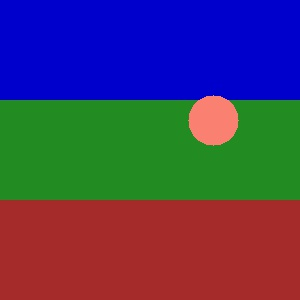
#> input picture computer_vision/PS5_export/ps05/input_images/circle/0011.jpg, 300 x 300 px
$ python experiment.py
#> lines starting #> are read from the running program, lines starting #| are printed output that depends on the picture
### computer_vision/PS5_export/ps05/ps5.py
"""
CS6476 Problem Set 5 imports. Only Numpy and cv2 are allowed.
"""
import numpy as np
import cv2


# Assignment code
class KalmanFilter(object):
    """A Kalman filter tracker"""

    def __init__(self, init_x, init_y, Q=0.45 * np.eye(4), R=0.1 * np.eye(2)):
        """Initializes the Kalman Filter

        Args:
            init_x (int or float): Initial x position.
            init_y (int or float): Initial y position.
            Q (numpy.array): Process noise array.
            R (numpy.array): Measurement noise array.
        """
        self.state = np.array([init_x, init_y, 0., 0.])  # state State vector (𝑋) with the initial 𝑥 and 𝑦 values.
        self.covariance = np.array([[1.,0.,1.,0.],  # Covariance 4x4 array (𝛴 ) initialized with a diagonal matrix with some value.
                                    [0.,1.,0.,1.],
                                    [0.,0.,1.,0.],
                                    [0.,0.,0.,1.]])
        self.Dt = np.array([[1.,0.,0.,0.],  # 4x4 state transition matrix 𝐷t
                            [0.,1.,0.,0.],
                            [0.,0.,1.,0.],
                            [0.,0.,0.,1.]])
        self.Mt = np.array([[1.0, 0., 0., 0.],  # measurement matrix 2x4 Mt
                            [0., 1.0, 0., 0.]])
        self.Q = Q  # 4x4 process noise matrix sigma Dt
        self.R = R  # 2x2 measurement noise matrix sigma Mt

    def predict(self):
        self.covariance = np.dot(np.dot(self.Dt, self.covariance), self.Dt.T) + self.Q
        self.state = np.dot(self.Dt, self.state.T).T


    def correct(self, meas_x, meas_y):
        self.Kt = np.dot(np.dot(self.covariance,self.Mt.T), np.linalg.inv((np.dot(self.Mt, np.dot(self.covariance, self.Mt.T)) + self.R)))
        self.covariance = np.dot((self.Dt - np.dot(self.Kt,self.Mt)), self.covariance)
        array_holder = np.array([meas_x, meas_y], ndmin=2)
        self.state = self.state + np.dot(self.Kt,(array_holder.T - np.dot(self.Mt, self.state.T))).T


    def process(self, measurement_x, measurement_y):
        self.predict()
        self.correct(measurement_x, measurement_y)

        return self.state[0,0], self.state[0,1]


class ParticleFilter(object):
    """A particle filter tracker.

    Encapsulating state, initialization and update methods. Refer to
    the method run_particle_filter( ) in experiment.py to understand
    how this class and methods work.
    """

    # [202 lines left out: functions __init__, get_particles, get_weights, get_error_metric, resample_particles, process and 1 more, not called in this run]

class AppearanceModelPF(ParticleFilter):
    """A variation of particle filter tracker."""

    # [12 lines left out: function __init__, not called in this run]
        # If you want to add more parameters, make sure you set a default value so that
        # your test doesn't fail the autograder because of an unknown or None value.
        #
        # The way to do it is:
        # self.some_parameter_name = kwargs.get('parameter_name', default_value)

class MDParticleFilter(AppearanceModelPF):
    """A variation of particle filter tracker that incorporates more dynamics."""

    # [115 lines left out: functions __init__, process, not called in this run]

### computer_vision/PS5_export/ps05/experiment.py
"""Problem Set 5: Object Tracking and Pedestrian Detection"""

import cv2
import ps5
import os
import numpy as np

# I/O directories
input_dir = "input_images"
output_dir = "./"

NOISE_1 = {'x': 2.5, 'y': 2.5}
NOISE_2 = {'x': 7.5, 'y': 7.5}


# Helper code
# [70 lines left out: function run_particle_filter, not called in this run]


def run_kalman_filter(kf, imgs_dir, noise, sensor, save_frames={},
                      template_loc=None):

#> called with imgs_dir = 'input_images/circle', sensor = 'matching'
    imgs_list = [f for f in os.listdir(imgs_dir)
                 if f[0] != '.' and f.endswith('.jpg')]
    imgs_list.sort()

    frame_num = 0

    if sensor == "hog":
        hog = cv2.HOGDescriptor()
        hog.setSVMDetector(cv2.HOGDescriptor_getDefaultPeopleDetector())

    elif sensor == "matching":
        frame = cv2.imread(os.path.join(imgs_dir, imgs_list[0]))
#> frame is the input picture: shape (300, 300, 3); mean B, G, R 94.9, 60.6, 71.1
        template = frame[template_loc['y']:
                         template_loc['y'] + template_loc['h'],
                         template_loc['x']:
                         template_loc['x'] + template_loc['w']]
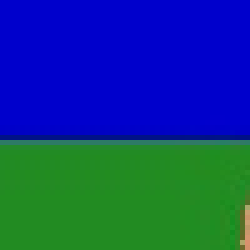
#> template: shape (50, 50, 3) (shown 5 times larger); mean B, G, R 129.5, 61.2, 16.2

    else:
        raise ValueError("Unknown sensor name. Choose between 'hog' or "
                         "'matching'")

    for img in imgs_list:

        frame = cv2.imread(os.path.join(imgs_dir, img))

        # Sensor
        if sensor == "hog":
            (rects, weights) = hog.detectMultiScale(frame, winStride=(4, 4),
                                                    padding=(8, 8), scale=1.05)

            if len(weights) > 0:
                max_w_id = np.argmax(weights)
                z_x, z_y, z_w, z_h = rects[max_w_id]

                z_x += z_w // 2
                z_y += z_h // 2

                z_x += np.random.normal(0, noise['x'])
                z_y += np.random.normal(0, noise['y'])

        elif sensor == "matching":
            corr_map = cv2.matchTemplate(frame, template, cv2.TM_SQDIFF)
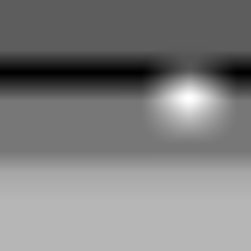
#> corr_map: shape (251, 251) float32; min 0, max 146349952, mean 73143856; drawn with min black and max white
            z_y, z_x = np.unravel_index(np.argmin(corr_map), corr_map.shape)
#> z_y = 72; z_x = 140

            z_w = template_loc['w']
            z_h = template_loc['h']

            z_x += z_w // 2 + np.random.normal(0, noise['x'])
#> z_x = 178.2
            z_y += z_h // 2 + np.random.normal(0, noise['y'])
#> z_y = 100

        x, y = kf.process(z_x, z_y)
#> in correct, `array_holder = np.array([meas_x, meas_y], ndmin=2)`: array_holder = [[178.2, 100]]
#> in correct, `self.state = self.state + np.dot(self.Kt,(array_holder.T - np.dot(self..`: self.state = [[175.8, 34.58, 0, 0], [239.4, 98.19, 0, 0]]
#> x = 175.8; y = 34.58

        if False:  # For debugging, it displays every frame
            out_frame = frame.copy()
            cv2.circle(out_frame, (int(z_x), int(z_y)), 20, (0, 0, 255), 2)
            cv2.circle(out_frame, (int(x), int(y)), 10, (255, 0, 0), 2)
            cv2.rectangle(out_frame, (int(z_x) - z_w // 2, int(z_y) - z_h // 2),
                          (int(z_x) + z_w // 2, int(z_y) + z_h // 2),
                          (0, 0, 255), 2)

            cv2.imshow('Tracking', out_frame)
            cv2.waitKey(1)

        # Render and save output, if indicated
        if frame_num in save_frames:
            frame_out = frame.copy()
            cv2.circle(frame_out, (int(x), int(y)), 10, (255, 0, 0), 2)
            cv2.imwrite(save_frames[frame_num], frame_out)

        # Update frame number
        frame_num += 1
        if frame_num % 20 == 0:
            print('Working on frame {}'.format(frame_num))

# [110 lines left out: function run_particle_filter2, not called in this run]

def part_1b():
    print("Part 1b")

    template_loc = {'y': 72, 'x': 140, 'w': 50, 'h': 50}

    # Define process and measurement arrays if you want to use other than the
    # default. Pass them to KalmanFilter.
    Q = None  # Process noise array
    R = None  # Measurement noise array

    kf = ps5.KalmanFilter(template_loc['x'], template_loc['y'])

    save_frames = {10: os.path.join(output_dir, 'ps5-1-b-1.png'),
                   30: os.path.join(output_dir, 'ps5-1-b-2.png'),
                   59: os.path.join(output_dir, 'ps5-1-b-3.png'),
                   99: os.path.join(output_dir, 'ps5-1-b-4.png')}

    run_kalman_filter(kf,
                      os.path.join(input_dir, "circle"),
                      NOISE_2,
                      "matching",
                      save_frames,
                      template_loc)


def part_1c():
    print("Part 1c")

    init_pos = {'x': 311, 'y': 217}

    # Define process and measurement arrays if you want to use other than the
    # default. Pass them to KalmanFilter.
    Q = None  # Process noise array
    R = None  # Measurement noise array

    kf = ps5.KalmanFilter(init_pos['x'], init_pos['y'])

    save_frames = {10: os.path.join(output_dir, 'ps5-1-c-1.png'),
                   33: os.path.join(output_dir, 'ps5-1-c-2.png'),
                   84: os.path.join(output_dir, 'ps5-1-c-3.png'),
                   159: os.path.join(output_dir, 'ps5-1-c-4.png')}

    run_kalman_filter(kf,
                      os.path.join(input_dir, "walking"),
                      NOISE_1,
                      "hog",
                      save_frames)


# [146 lines left out: functions part_2a, part_2b, part_3, part_4, part_5, part_6, not called in this run]

if __name__ == '__main__':
    part_1b()
#> (the run stopped early here; a loop or call above may not have finished)
